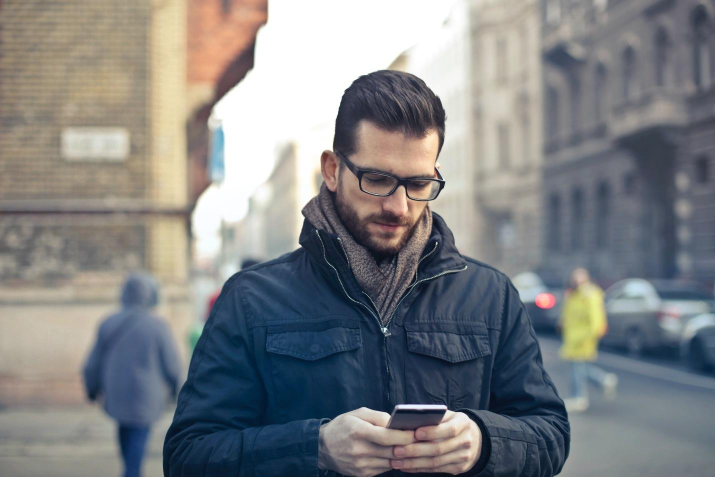
#> input picture entrega/tarea_6/detector/test_images/1-faces_1.jpg, 1430 x 953 px (shown at 1/2 size); its folder holds only this picture in this run
$ python -i utils.py   (imports and definitions only)
#> lines starting #> are read from the running program, lines starting #| are printed output that depends on the picture
from tqdm import tqdm
import numpy as np
from skimage.transform import resize
from skimage import feature, color
import matplotlib.pyplot as plt
import matplotlib.image as mpimg
from joblib import Parallel, delayed
import pandas as pd
import seaborn as sns
from itertools import product
import os
import time
from ipywidgets import interact, IntSlider
from pathlib import Path
import warnings
# [1 line not run here, left out]

# =============================================
# FUNCIONES DE CARGA DE IMÁGENES
# =============================================

# [172 lines left out: functions load_image, load_multiple_images, browse_images, not called in this run]

# =============================================
# FUNCIONES DE UTILIDAD
# =============================================

def preprocess_image_optimal(image, target_size=500, keep_scale=False):
    """
    Preprocesa imagen manteniendo proporciones para imágenes no cuadradas.

    Args:
        image: Imagen de entrada como numpy array.
        target_size: Tamaño objetivo para la imagen cuadrada.
        keep_scale: Si True, mantiene la proporción original de la imagen y usa target_size como altura.
                    Si False, aplica el comportamiento estándar de redimensionar y agregar padding negro.
    Returns:
        Tupla con:
        - Imagen procesada como numpy array.
        - Factor de escala aplicado.
        - Tupla con offsets (x, y) para centrar la imagen (solo si keep_scale es False).
    """
#> called with target_size = 500, keep_scale = False
    h, w = image.shape[:2]
#> h = 953; w = 1430

    if keep_scale:
        # Mantener proporciones y usar target_size como altura
        scale_factor = target_size / h
        new_h, new_w = target_size, int(w * scale_factor)
        resized = resize(image, (new_h, new_w), anti_aliasing=True, preserve_range=True)
        return resized.astype(np.uint8), scale_factor, None
    else:
        # Mantener proporciones y agregar padding negro
        scale_factor = target_size / max(h, w)
#> scale_factor = 0.35
        new_h, new_w = int(h * scale_factor), int(w * scale_factor)
#> new_h = 333; new_w = 500
        resized = resize(image, (new_h, new_w), anti_aliasing=True, preserve_range=True)
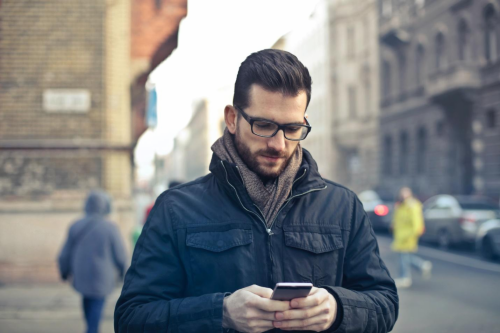
#> resized: shape (333, 500, 3) float64; mean R, G, B 128.3, 130.3, 132

        padded = np.zeros((target_size, target_size, image.shape[2] if len(image.shape) == 3 else 1))
        if len(image.shape) == 2:
            padded = np.zeros((target_size, target_size))

        offset_y = (target_size - new_h) // 2
#> offset_y = 83
        offset_x = (target_size - new_w) // 2
#> offset_x = 0

        if len(image.shape) == 3:
            padded[offset_y:offset_y + new_h, offset_x:offset_x + new_w] = resized
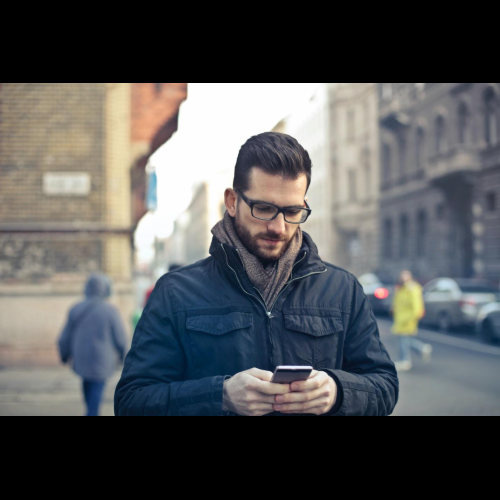
#> padded: shape (500, 500, 3) float64; mean R, G, B 85.4, 86.8, 87.9
        else:
            padded[offset_y:offset_y + new_h, offset_x:offset_x + new_w] = resized

        if len(padded.shape) == 3:
            padded = color.rgb2gray(padded)
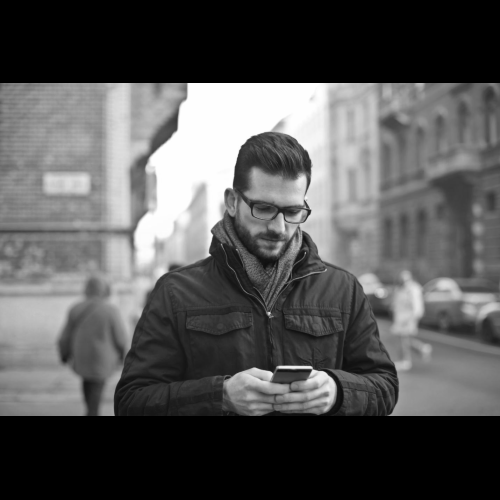
#> padded: shape (500, 500) float64; min 0, max 255, mean 86.6

        return padded.astype(np.uint8), scale_factor, (offset_x, offset_y)

# [486 lines left out: functions show_image, show_image_with_rectangle, show_images, compare_image_sets, non_max_suppression, sliding_window and 4 more, not called in this run]

>>> import cv2
>>> picture = cv2.cvtColor(cv2.imread('test_images/1-faces_1.jpg'), cv2.COLOR_BGR2RGB)
>>> result = preprocess_image_optimal(picture)

$ run again, on entrega/tarea_6/detector/test_images/1-faces_2.jpg
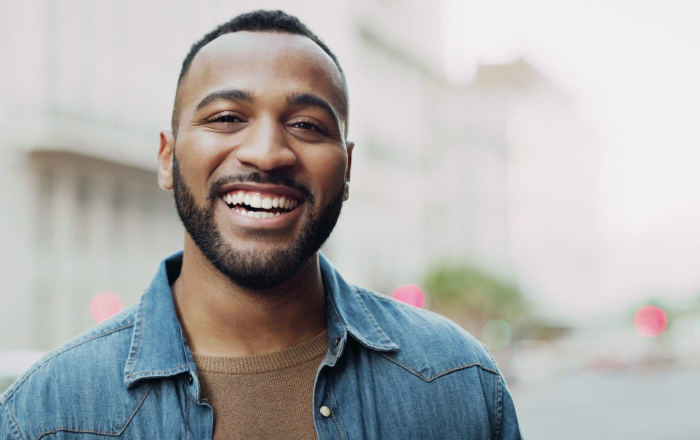
#> input picture entrega/tarea_6/detector/test_images/1-faces_2.jpg, 1400 x 880 px (shown at 1/2 size)
#> in preprocess_image_optimal, `padded[offset_y:offset_y + new_h, offset_x:offset_x + new_w] = resized`:
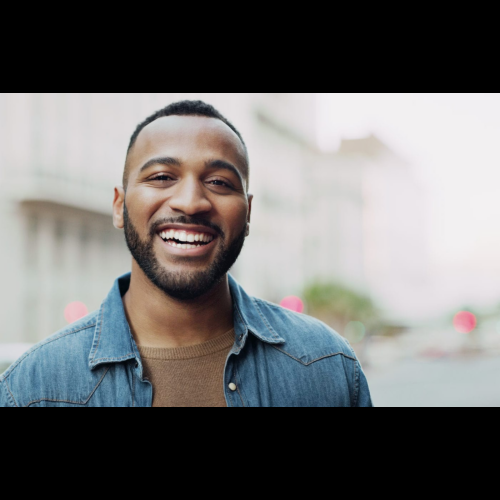
#> padded: shape (500, 500, 3) float64; mean R, G, B 110.1, 109.8, 109.5
#> in preprocess_image_optimal, `padded = color.rgb2gray(padded)`:
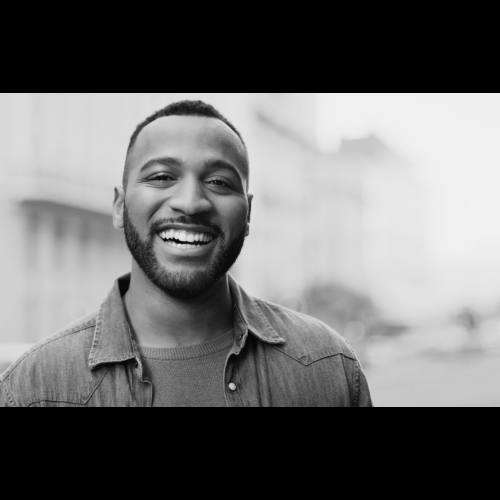
#> padded: shape (500, 500) float64; min 0, max 241.5, mean 109.9

$ run again, on entrega/tarea_6/detector/test_images/1-faces_3.jpg
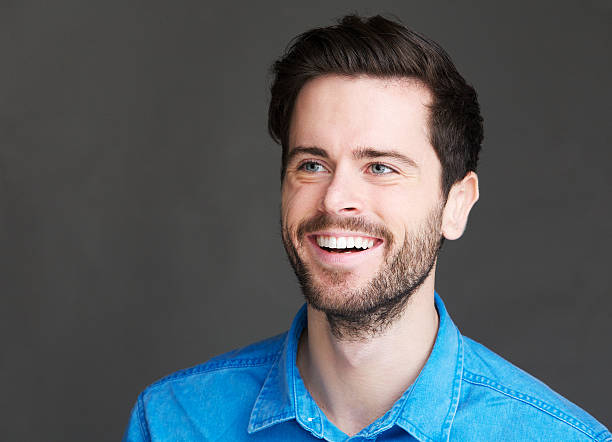
#> input picture entrega/tarea_6/detector/test_images/1-faces_3.jpg, 612 x 442 px
#> in preprocess_image_optimal, `padded[offset_y:offset_y + new_h, offset_x:offset_x + new_w] = resized`:
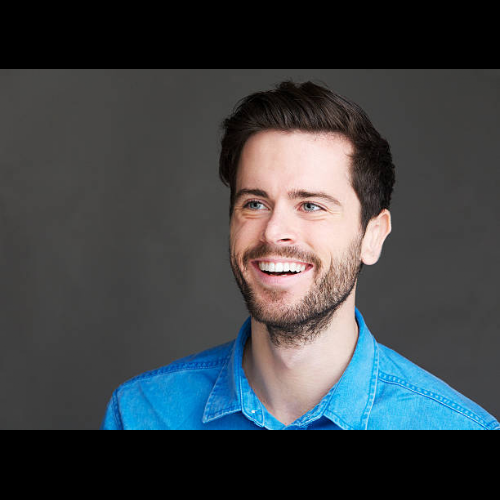
#> padded: shape (500, 500, 3) float64; mean R, G, B 61.7, 66.6, 69.9
#> in preprocess_image_optimal, `padded = color.rgb2gray(padded)`:
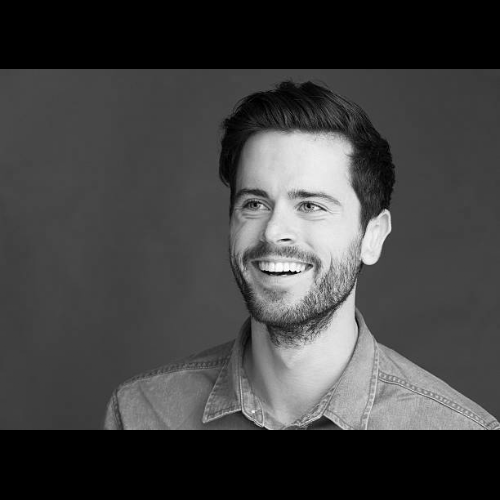
#> padded: shape (500, 500) float64; min 0, max 254.6, mean 65.8

$ run again, on entrega/tarea_6/detector/test_images/2-faces_1.jpg
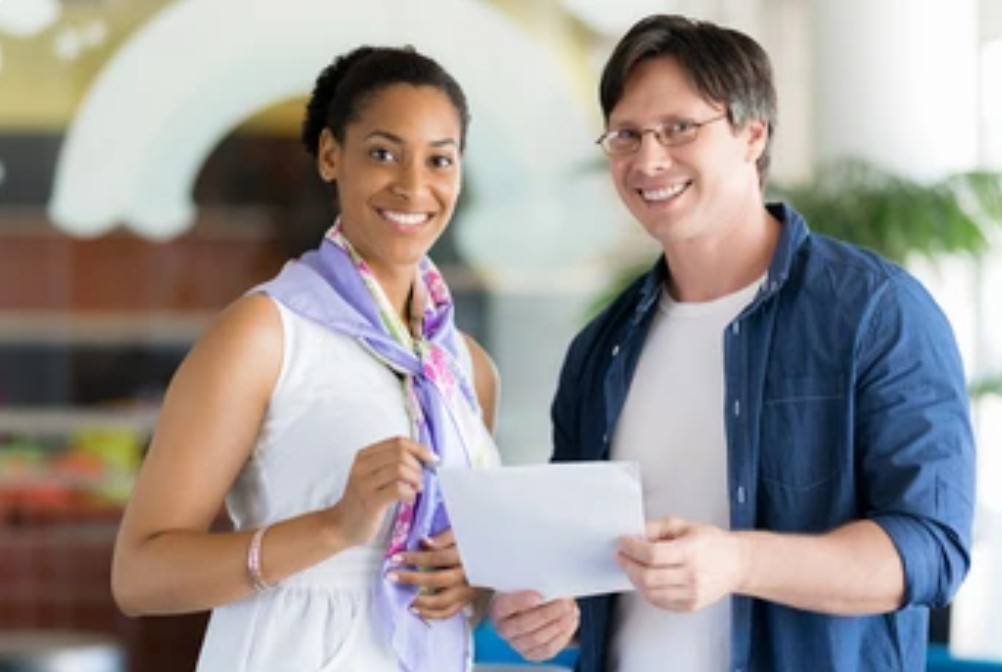
#> input picture entrega/tarea_6/detector/test_images/2-faces_1.jpg, 1002 x 672 px
#> in preprocess_image_optimal, `padded[offset_y:offset_y + new_h, offset_x:offset_x + new_w] = resized`:
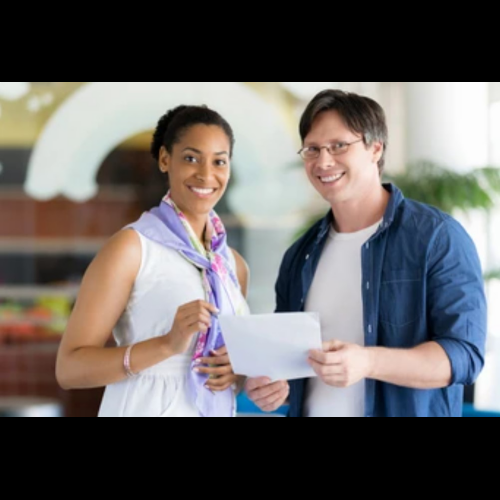
#> padded: shape (500, 500, 3) float64; mean R, G, B 104.4, 100.7, 99.6
#> in preprocess_image_optimal, `padded = color.rgb2gray(padded)`:
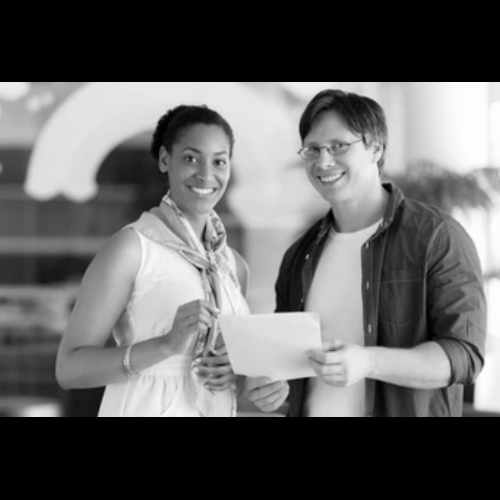
#> padded: shape (500, 500) float64; min 0, max 254.5, mean 101.4
